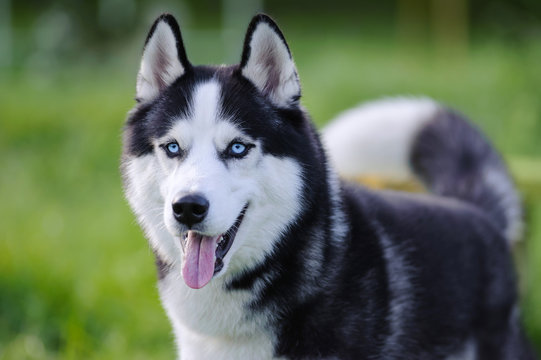
#> input picture 3. Image Processing and Computer Vision/Day 02/p1.jpg, 541 x 360 px
$ jupyter execute lecture1.ipynb
#> lines starting #> are read from the running program, lines starting #| are printed output that depends on the picture
# Load and displaying images
These are the following popular image processing libraries

1. Matplotlib (`pip install matplotlib`)
2. OpenCV (`pip install opencv-python`)
3. PIL (`pip install pillow`)
4.

## Matplotlib

[cell 1]
import matplotlib.pyplot as plt
image = plt.imread('p1.jpg')
#> image is the input picture: shape (360, 541, 3); mean R, G, B 97.6, 111, 88.5
# image

[cell 2]
plt.axis('off')
plt.imshow(image)

##

## OpenCV

[cell 3]
import cv2
image = cv2.imread('p1.jpg')
# image = cv2.cvtColor(image, cv2.COLOR_RGB2BGR) # color space conversion
cv2.imshow('Loaded image', image)
cv2.waitKey(0)
cv2.destroyAllWindows()

[cell 4]
# splitting into three channels

blue, green, red = cv2.split(image)
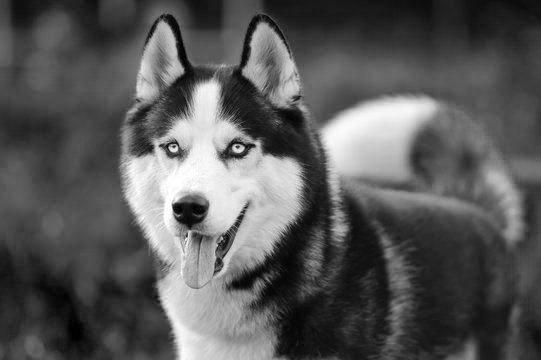
#> blue: shape (360, 541); min 0, max 255, mean 88.5
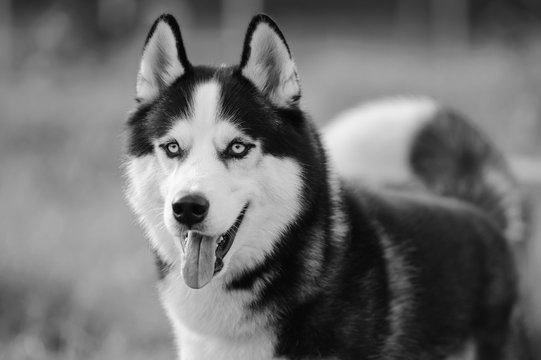
#> green: shape (360, 541); min 0, max 254, mean 111
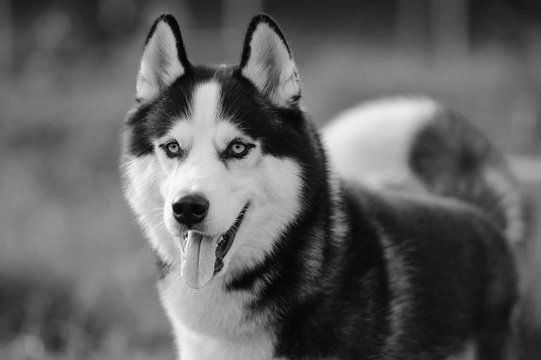
#> red: shape (360, 541); min 0, max 255, mean 97.6
rgb_normal = cv2.cvtColor(image, cv2.COLOR_BGR2RGB)

plt.figure(figsize=(6, 10))

plt.subplot(2, 2, 1)
plt.imshow(rgb_normal)

plt.subplot(2, 2, 2)
plt.imshow(red, cmap='gray')
plt.title("Red")

plt.subplot(2, 2, 3)
plt.imshow(green, cmap='gray')
plt.title("Green")

plt.subplot(2, 2, 4)
plt.imshow(blue, cmap='gray')
plt.title("Blue")
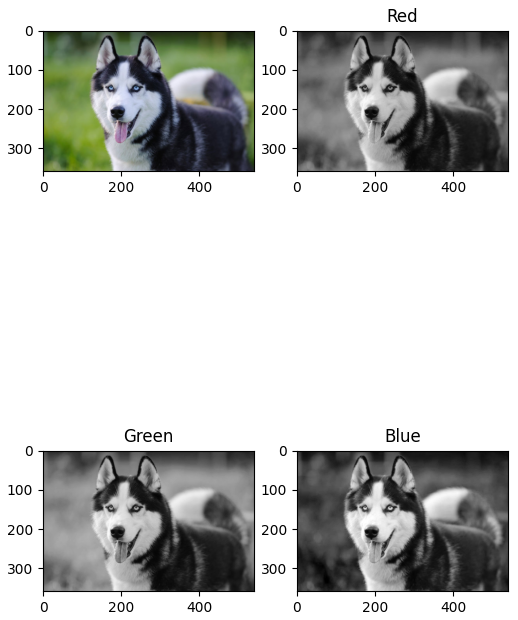
#> figure drawn by matplotlib, 4 panels
